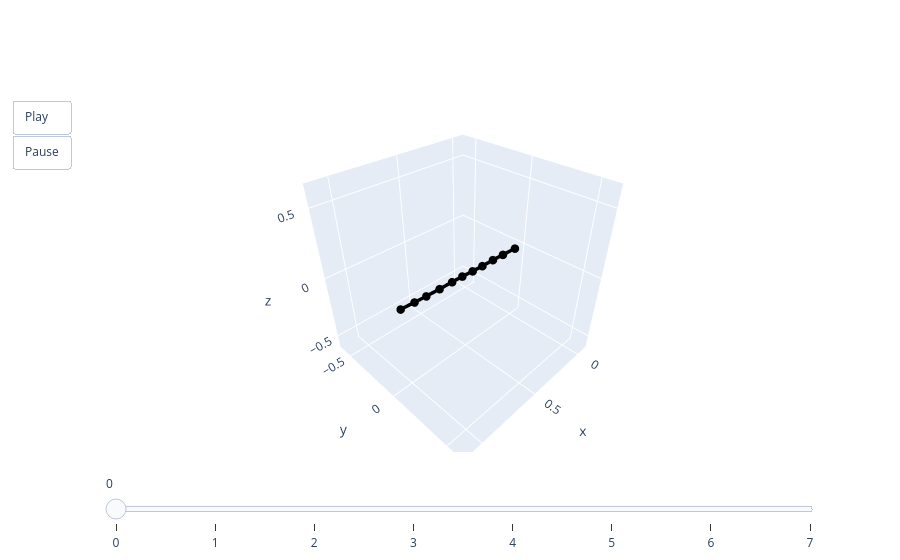

Notebook code cell kept with this figure:
### Code cell
animate(valid.qs[0])

### Figure 1 — Plotly figure (JSON) as saved in the notebook; plotly's stock layout.template omitted (floating-point values rounded to 4 significant figures)
{"data": [{"line": {"color": "black", "width": 7}, "marker": {"size": 5}, "mode": "lines+markers", "type": "scatter3d", "x": [0, 0.132, 0.2369, 0.3423, 0.4362, 0.5316, 0.6221, 0.7287, 0.836, 0.927, 1.029], "y": [0, 0, 0, 0, 0, 0, 0, 0, 0, 0, 0], "z": [0, 0.006506, 0.01051, 0.01152, 0.01494, 0.02127, 0.02302, 0.02516, 0.02819, 0.03315, 0.03951]}], "layout": {"scene": {"aspectmode": "cube", "xaxis": {"autorange": false, "range": [-0.105, 1.155]}, "yaxis": {"autorange": false, "range": [-0.6298, 0.6298]}, "zaxis": {"autorange": false, "range": [-0.6084, 0.6512]}}, "sliders": [{"steps": [{"args": [["0"], {"frame": {"duration": 0, "redraw": true}, "mode": "immediate"}], "label": "0", "method": "animate"}, {"args": [["1"], {"frame": {"duration": 0, "redraw": true}, "mode": "immediate"}], "label": "1", "method": "animate"}, {"args": [["2"], {"frame": {"duration": 0, "redraw": true}, "mode": "immediate"}], "label": "2", "method": "animate"}, {"args": [["3"], {"frame": {"duration": 0, "redraw": true}, "mode": "immediate"}], "label": "3", "method": "animate"}, {"args": [["4"], {"frame": {"duration": 0, "redraw": true}, "mode": "immediate"}], "label": "4", "method": "animate"}, {"args": [["5"], {"frame": {"duration": 0, "redraw": true}, "mode": "immediate"}], "label": "5", "method": "animate"}, {"args": [["6"], {"frame": {"duration": 0, "redraw": true}, "mode": "immediate"}], "label": "6", "method": "animate"}, {"args": [["7"], {"frame": {"duration": 0, "redraw": true}, "mode": "immediate"}], "label": "7", "method": "animate"}]}], "updatemenus": [{"buttons": [{"args": [null, {"frame": {"duration": 50, "redraw": true}, "fromcurrent": true}], "label": "Play", "method": "animate"}, {"args": [[null], {"frame": {"duration": 0, "redraw": true}, "mode": "immediate"}], "label": "Pause", "method": "animate"}], "showactive": false, "type": "buttons"}]}}
